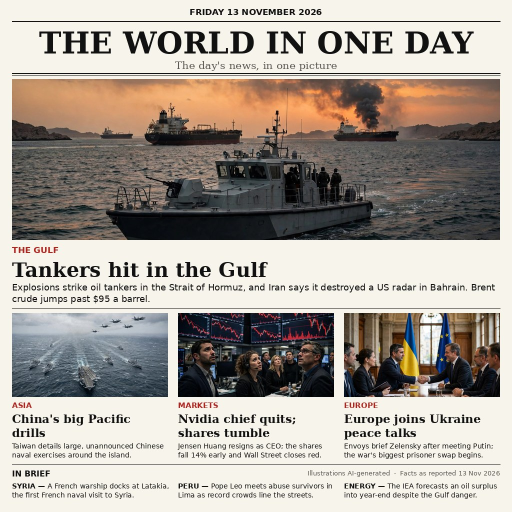
#> input picture entry.jpg, 1024 x 1024 px, given in place of n-hormuz-tankers-0-ca630194-6226-4972-934c-de18473990c4.webp, which was not available (shown at 1/2 size)
$ python compose.py
#> lines starting #> are read from the running program, lines starting #| are printed output that depends on the picture
#!/usr/bin/env python3
"""Compose the news-image-01 entry: a one-page newspaper front page that sums
up Friday 13 November 2026 in one image.

Four AI-generated photo-style illustrations (no text in them) are laid out with
crisp PIL-rendered headlines and captions, so every word is legible and every
fact is one reported on 13 November 2026. Output: entry.jpg, 1024x1024.
"""
import textwrap
from pathlib import Path
from PIL import Image, ImageDraw, ImageFont

HERE = Path(__file__).resolve().parent
PANELS = HERE.parent / "panels"

INK = (17, 17, 17)
PAPER = (247, 244, 236)
RED = (179, 35, 27)
GREY = (90, 88, 82)
RULE = (17, 17, 17)

SERIF = "/usr/share/fonts/truetype/dejavu/DejaVuSerif.ttf"
SERIF_B = "/usr/share/fonts/truetype/dejavu/DejaVuSerif-Bold.ttf"
SANS = "/usr/share/fonts/truetype/dejavu/DejaVuSans.ttf"
SANS_B = "/usr/share/fonts/truetype/dejavu/DejaVuSans-Bold.ttf"


def font(path, size):
    return ImageFont.truetype(path, size)


def crop_to(img, w, h, focus_y=0.5):
    """Centre-crop to w:h, biasing the vertical window toward focus_y."""
    iw, ih = img.size
    target = w / h
    if iw / ih > target:  # too wide: trim sides
        nw = int(ih * target)
        x0 = (iw - nw) // 2
        box = (x0, 0, x0 + nw, ih)
    else:  # too tall: trim top/bottom around focus_y
        nh = int(iw / target)
        cy = int(ih * focus_y)
        y0 = max(0, min(ih - nh, cy - nh // 2))
        box = (0, y0, iw, y0 + nh)
    return img.crop(box).resize((w, h), Image.LANCZOS)


def wrap(draw, text, fnt, width):
    """Greedy word wrap to a pixel width; returns list of lines."""
    words = text.split()
    lines, cur = [], ""
    for word in words:
        trial = f"{cur} {word}".strip()
        if draw.textlength(trial, font=fnt) <= width:
            cur = trial
        else:
            if cur:
                lines.append(cur)
            cur = word
    if cur:
        lines.append(cur)
    return lines


def main():
    page = Image.new("RGB", (1024, 1024), PAPER)
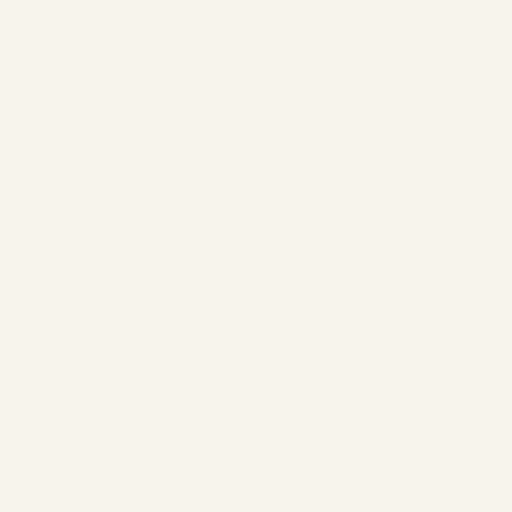
#> page: PIL image 1024x1024 RGB (shown at 1/2 size); mean R, G, B 247, 244, 236
    d = ImageDraw.Draw(page)
    mx = 24  # margin
    cw = 1024 - 2 * mx  # content width 976

    # --- masthead -------------------------------------------------------
    d.text((512, 14), "FRIDAY 13 NOVEMBER 2026", font=font(SANS_B, 17),
           fill=INK, anchor="ma")
    d.line([(mx, 42), (1024 - mx, 42)], fill=RULE, width=2)
    d.text((512, 50), "THE WORLD IN ONE DAY", font=font(SERIF_B, 60),
           fill=INK, anchor="ma")
    d.text((512, 118), "The day's news, in one picture",
           font=font(SERIF, 21), fill=GREY, anchor="ma")
    d.line([(mx, 146), (1024 - mx, 146)], fill=RULE, width=2)
    d.line([(mx, 150), (1024 - mx, 150)], fill=RULE, width=1)

    # --- lead story: Gulf ----------------------------------------------
    lead = Image.open(PANELS / "media-generation-hormuz-tankers-0-ca630194-6226-4972-934c-de18473990c4.webp").convert("RGB")
#> lead is the input picture: PIL image 1024x1024 RGB; mean R, G, B 169.7, 162.2, 153.9
    page.paste(crop_to(lead, cw, 322, focus_y=0.55), (mx, 158))
#> in crop_to, `return img.crop(box).resize((w, h), Image.LANCZOS)`:
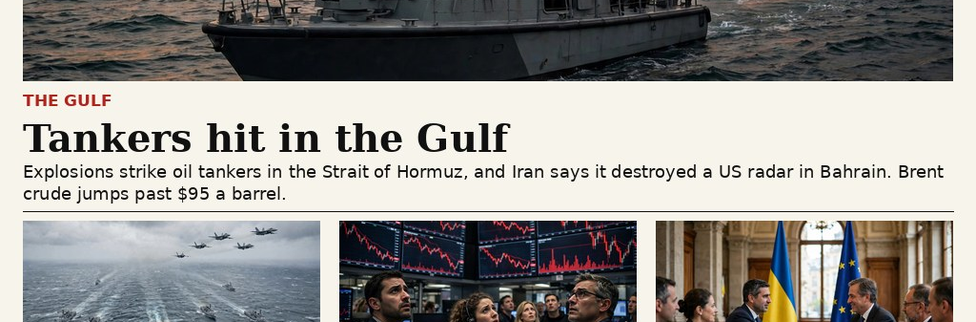
#> returned value: PIL image 976x322 RGB; mean R, G, B 151.8, 149.5, 145.7
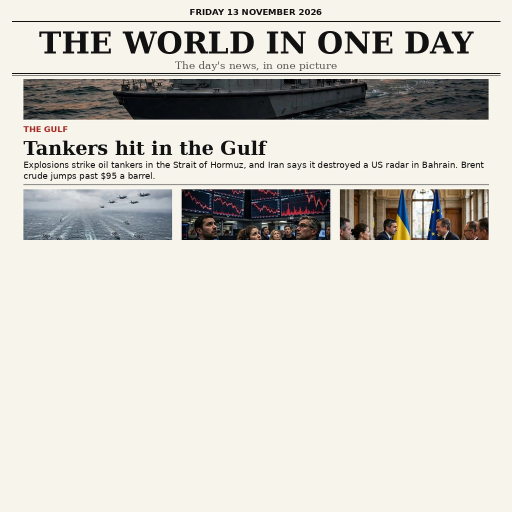
#> page: PIL image 1024x1024 RGB (shown at 1/2 size); mean R, G, B 213.6, 210.8, 204.2
    y = 490
    d.text((mx, y), "THE GULF", font=font(SANS_B, 17), fill=RED)
    y += 26
    d.text((mx, y), "Tankers hit in the Gulf", font=font(SERIF_B, 40), fill=INK)
    y += 48
    cap = ("Explosions strike oil tankers in the Strait of Hormuz, and Iran says "
           "it destroyed a US radar in Bahrain. Brent crude jumps past $95 a barrel.")
    for line in wrap(d, cap, font(SANS, 18), cw):
#> in wrap, `words = text.split()`: words = 26 items
#> in wrap, `lines, cur = [], ""`: cur = ''
        d.text((mx, y), line, font=font(SANS, 18), fill=INK)
        y += 23
#> this loop made 2 passes
#> after the loop, y = 610
    d.line([(mx, 616), (1024 - mx, 616)], fill=RULE, width=1)

    # --- second row: three stories --------------------------------------
    cols = [
        ("media-generation-taiwan-drills-0-76908b77-0023-49fd-b95c-4ba31734d6a4.webp",
         "ASIA", "China's big Pacific drills",
         "Taiwan details large, unannounced Chinese naval exercises around the island."),
        ("media-generation-nvidia-markets-0-c0884e1e-b87a-4643-9a76-36d24d8ecdbb.webp",
         "MARKETS", "Nvidia chief quits; shares tumble",
         "Jensen Huang resigns as CEO; the shares fall 14% early and Wall Street closes red."),
        ("media-generation-ukraine-talks-0-b99014a8-d686-479d-8bc1-db1a93e0a966.webp",
         "EUROPE", "Europe joins Ukraine peace talks",
         "Envoys brief Zelensky after meeting Putin; the war's biggest prisoner swap begins."),
    ]
    col_w, gap = 312, 20
    for i, (fname, kicker, head, caption) in enumerate(cols):
        x = mx + i * (col_w + gap)
        img = Image.open(PANELS / fname).convert("RGB")
        page.paste(crop_to(img, col_w, 168, focus_y=0.5), (x, 626))
#> call 2 of crop_to, with w = 312, h = 168, focus_y = 0.5
#> in crop_to (call 2), `return img.crop(box).resize((w, h), Image.LANCZOS)`:
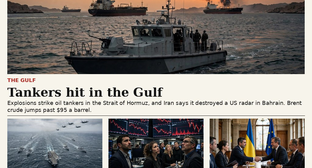
#> returned value: PIL image 312x168 RGB; mean R, G, B 129.8, 125.6, 121.4
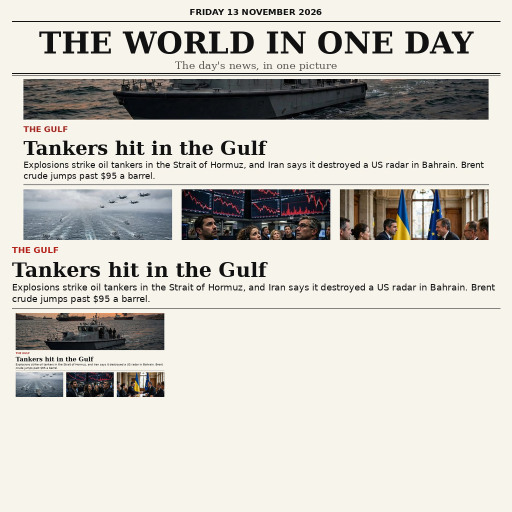
#> page: PIL image 1024x1024 RGB (shown at 1/2 size); mean R, G, B 205.2, 202.4, 196.1
        yy = 802
        d.text((x, yy), kicker, font=font(SANS_B, 15), fill=RED)
        yy += 22
        for line in wrap(d, head, font(SERIF_B, 23), col_w):
            d.text((x, yy), line, font=font(SERIF_B, 23), fill=INK)
            yy += 28
#> this loop made 2 passes
#> (line, yy) on passes 1 to 2: ("China's big Pacific", 852), ('drills', 880)
#> after the loop, yy = 880
        yy += 4
#> yy = 884
        for line in wrap(d, caption, font(SANS, 14), col_w):
            d.text((x, yy), line, font=font(SANS, 14), fill=INK)
            yy += 18
#> this loop made 2 passes
#> yy on pass 1: 902
#> (line, yy) on pass 2: ('naval exercises around the island.', 920)
#> after the loop, yy = 920
    d.line([(mx, 928), (1024 - mx, 928)], fill=RULE, width=1)

    # --- in brief --------------------------------------------------------
    d.text((mx, 938), "IN BRIEF", font=font(SANS_B, 16), fill=INK)
    note = "Illustrations AI-generated  ·  Facts as reported 13 Nov 2026"
    d.text((1024 - mx, 938), note, font=font(SANS, 13), fill=GREY, anchor="ra")
    briefs = [
        ("SYRIA — ", "A French warship docks at Latakia, the first French naval visit to Syria."),
        ("PERU — ", "Pope Leo meets abuse survivors in Lima as record crowds line the streets."),
        ("ENERGY — ", "The IEA forecasts an oil surplus into year-end despite the Gulf danger."),
    ]
    for i, (lead_in, text) in enumerate(briefs):
        x = mx + i * (col_w + gap)
        yy = 964
        line = lead_in + text
        for ln in wrap(d, line, font(SANS, 14), col_w):
            # bold the lead-in on the first line only
            if ln.startswith(lead_in):
                d.text((x, yy), lead_in, font=font(SANS_B, 14), fill=INK)
                rest = ln[len(lead_in):]
                d.text((x + d.textlength(lead_in, font=font(SANS_B, 14)), yy),
                       rest, font=font(SANS, 14), fill=INK)
            else:
                d.text((x, yy), ln, font=font(SANS, 14), fill=INK)
            yy += 18

    out = HERE / "entry.jpg"
    page.save(out, "JPEG", quality=88)
    print(f"wrote {out} {out.stat().st_size} bytes")


if __name__ == "__main__":
#> (the run stopped early here; a loop or call above may not have finished)
